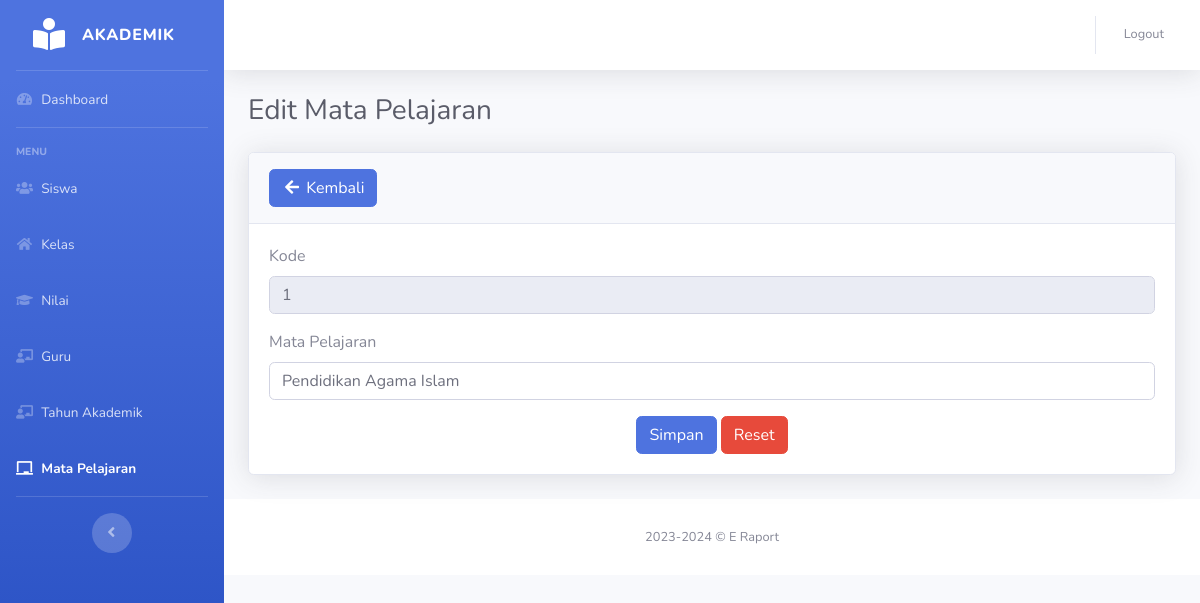
Before: /nilai/mata-pelajaran/mata-pelajaran-edit.php?kd_mp=1 with the older database file.
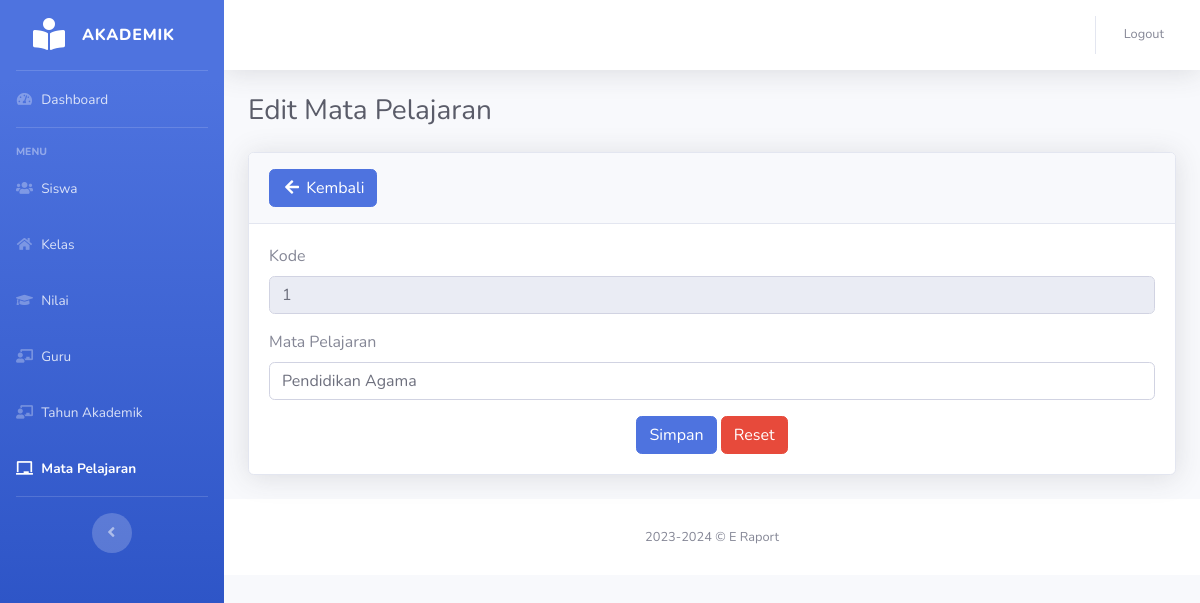
After: the same page with the newer database file.
### tables this page shows
CREATE TABLE `mata_pelajaran` (
  `kd_mp` int(11) NOT NULL,
  `nama_mp` varchar(30) DEFAULT NULL
);

### functions.php (called while the page is built, shortened)
<?php
function ambilsatubaris($conn, $query) {
    $db = mysqli_query($conn, $query);
    return mysqli_fetch_assoc($db);
}
    ?>

### nilai/mata-pelajaran/mata-pelajaran-edit.php (the view, shortened to what this page needs)
<?php
include_once("../functions.php");
$con = dbConnect();
$kd_mp = $_GET['kd_mp'];
$query = "SELECT * FROM mata_pelajaran WHERE kd_mp = '$kd_mp'";
$ubah = ambilsatubaris($con, $query);
?>
<!DOCTYPE html>
<html lang="en">
<head>
    <link href="../assets/vendor/fontawesome-free/css/all.min.css" rel="stylesheet" type="text/css">
    <link href="../assets/css/sb-admin-2.min.css" rel="stylesheet">
    <link href="../assets/vendor/datatables/dataTables.bootstrap4.min.css" rel="stylesheet">
</head>
<body id="page-top">
    <div id="wrapper">
       <?php include_once("../layout/sidebar.php") ?>
        <div id="content-wrapper" class="d-flex flex-column">
            <div id="content">
            <?php include_once("../layout/topbar.php") ?>
                <div class="container-fluid">
                    <h1 class="h3 mb-4 text-gray-800">Edit Mata Pelajaran</h1>
                    <div class="card shadow mb-4">
                        <div class="card-header py-3">
                            <a href="javascript:void(0)" onclick="window.history.back();" class="btn btn-primary box-title"><i class="fa fa-arrow-left fa-fw"></i> Kembali</a>
                        </div>
                        <div class="card-body">
                             <form method="post" action="">
                    <div class="form-group">
                        <label>Kode</label>
                        <input type="text" name="kd_mp" class="form-control" value="<?= $ubah['kd_mp'];?>" readonly>
                    </div>
                    <div class="form-group">
                        <label>Mata Pelajaran</label>
                        <input type="text" name="nama_mp" class="form-control" value="<?= $ubah['nama_mp'];?>">
                    </div>
                    <div class="text-center">
                        <button type="submit" name="btn-ubah" class="btn btn-primary tambah">Simpan</button>
                        <button type="reset" class="btn btn-danger">Reset</button>
                    </div>
                </form>
                        </div>
                </div>
            </div>
            <?php include_once("../layout/footer.php") ?>
        </div>
    </div>
</body>
</html>

Changed rows visible on the page:
changed mata_pelajaran id 1: nama_mp "Pendidikan Agama Islam" → "Pendidikan Agama"
